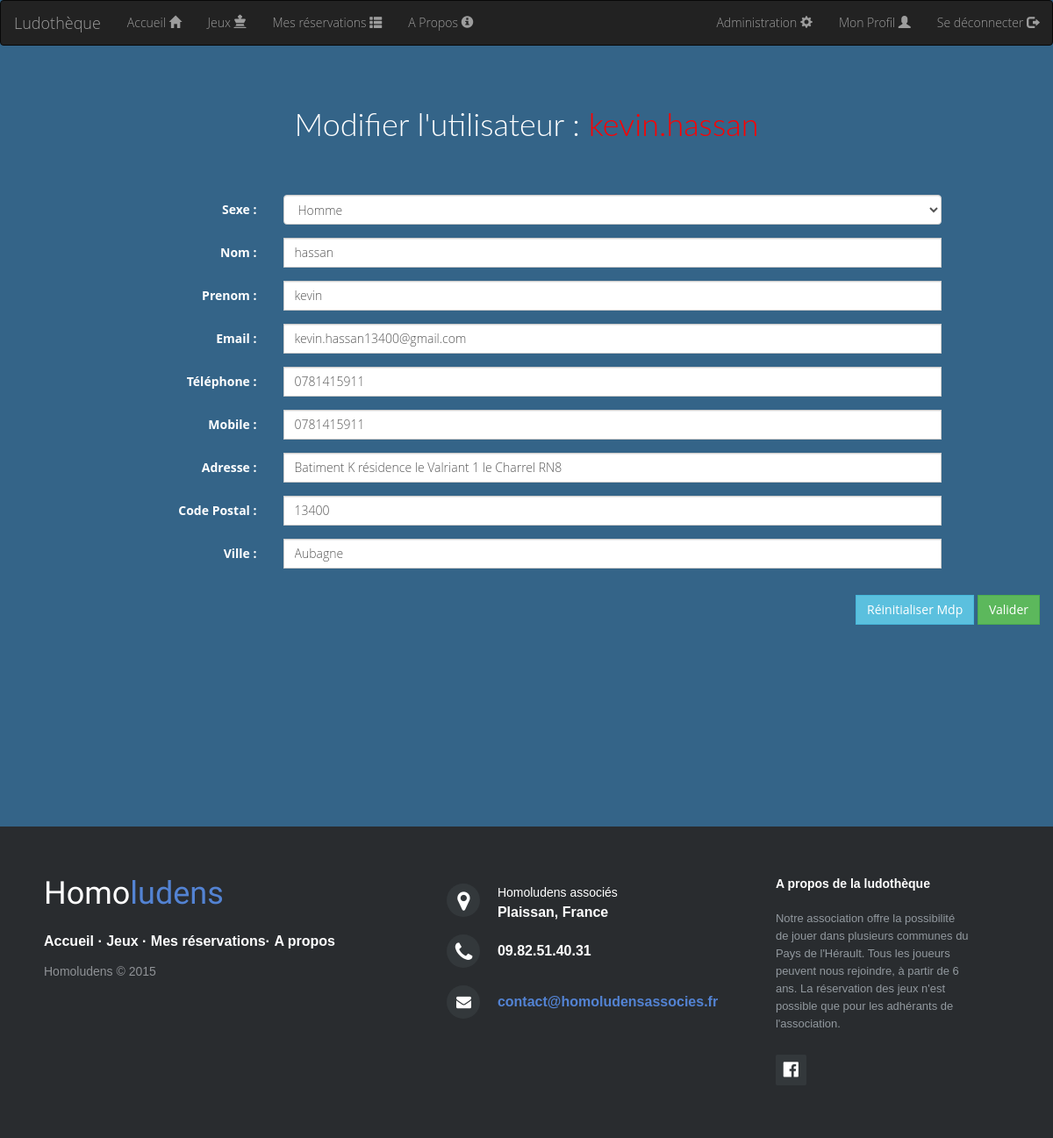
/?action=modifyUser&user=kevin.hassan&profile=1 (signed in), run on an earlier commit of the app's database.
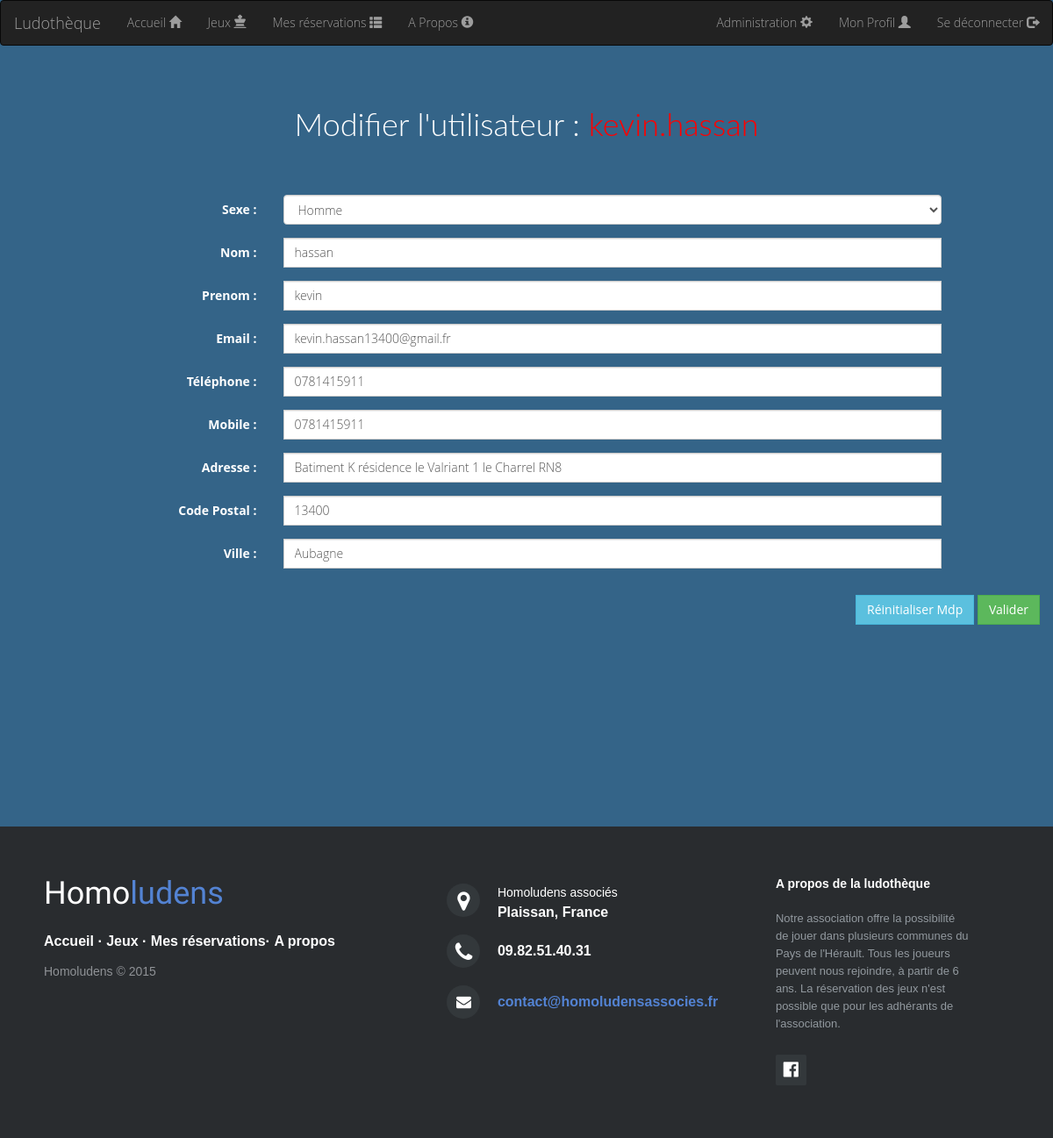
And on a later commit of the database.
### tables this page shows
CREATE TABLE IF NOT EXISTS `utilisateur` (
  `username` varchar(32) NOT NULL,
  `password` varchar(64) NOT NULL,
  `admin` tinyint(1) NOT NULL,
  `sexUser` varchar(8) NOT NULL,
  `nameUser` varchar(32) NOT NULL,
  `nicknameUser` varchar(32) NOT NULL,
  `emailUser` varchar(32) NOT NULL,
  `telUser` varchar(10) NOT NULL,
  `mobileUser` varchar(10) NOT NULL,
  `addressUser` varchar(50) NOT NULL,
  `cpUser` varchar(5) NOT NULL,
  `cityUser` varchar(32) NOT NULL,
  `banUser` tinyint(4) NOT NULL DEFAULT '0',
  PRIMARY KEY (`username`)
);

### view/view.php (called while the page is built)
<?php
    require "header.php";
    require VIEW_PATH  . DS . 'view' . ucfirst($view) . '.php';
    require "footer.php";
?>

### controller/ControllerUtilisateur.php (called while the page is built, shortened)
<?php
switch ($action) {
    case "modifyUser":
        $data=array(
            "username" => myGet('user'),
        );
        $tab_u= ModelUtilisateur::selectWhere($data);
        $view = "ModifyUser";
        break;
}
require VIEW_PATH . "view.php";

### index.php (called while the page is built, shortened)
<?php
include ROOT . DS . 'controller' . DS . 'dispatcher.php';
?>

### model/Model.php (called while the page is built, shortened)
<?php
class Model {
    public static $pdo;
    public static function set_static() {
        try
        {
            self::$pdo = new PDO('mysql:host=localhost;dbname=ludotheque;charset=utf8', 'root', '');
            self::$pdo->setAttribute(PDO::ATTR_ERRMODE, PDO::ERRMODE_EXCEPTION);
        }
        catch (PDOException $ex)
        {
            if (Conf::getDebug())
            {
                echo $ex->getMessage();
                die('Problème lors de la connexion à la base de donnée');
            }
            else
            {
                echo 'Une erreur est survenue. <a href=""> Retour a la page d\'accueil </a>';
                die();
            }
        }
    }
    public static function selectWhere($data) {
        try
        {
            $table = static::$table;
            $where = "";
            foreach ($data as $key => $value)
                $where .= " $table.$key=:$key AND";
            $where = rtrim($where, 'AND');
            $sql = "SELECT * FROM $table WHERE $where";
            $req = self::$pdo->prepare($sql);
            $req->execute($data);
            return $req->fetchAll(PDO::FETCH_OBJ);
        }
        catch (PDOException $e)
        {
            echo $e->getMessage();
            die("Erreur lors de la recherche dans la BDD " . static::$table);
        }
    }
}
?>

### view/viewModifyUser.php (the view, shortened to what the changed rows need)
<?php
$user=$tab_u[0];
echo<<<EOT
<div class="container">
    <div class="row">
        <div class="col-lg-12">
            <div class='row' style="text-align : center;">
                <h1>Modifier l'utilisateur : <span style='color:red'>$user->username</span></h1>
        </div>
            <form class="form-horizontal" role="form" method="post" action="." onsubmit="return checkForm();">
                <div class="row">
                    <div class="col-lg-12">
                        <div class="form-group">
                            <label for="sex" class="col-sm-3 control-label">Sexe :</label>
                            <div class="col-sm-8">
                                <select name="sex" class="form-control" id="id_sex" required="required">
EOT;
                                if($user->sexUser == "Homme"){
                                    echo '<option value="Homme"selected>Homme</option>';
                                }
                                else{
                                    echo '<option value="Homme">Homme</option>';
                                    echo '<option value="Femme"selected>Femme</option>';
                                }
echo<<<EOT
                                </select>
                            </div>
                        </div>
                        <div class="form-group">
                            <label for="nom" class="col-sm-3 control-label">Nom :</label>
                            <div class="col-sm-8">
                                <input type="text" class="form-control" name="name" id="id_name" value="$user->nameUser">
                            </div>
                        </div>
                        <div class="form-group">
                            <label for="prenom" class="col-sm-3 control-label">Prenom :</label>
                            <div class="col-sm-8">
                                <input type="text" class="form-control" name="nickname" id="id_nickname" value="$user->nicknameUser">
                                </div>
                        </div>
                        <div class="form-group">
                            <label for="mail" class="col-sm-3 control-label">Email :</label>
                            <div class="col-sm-8">
                                <input type="email" class="form-control" name="email" id="id_email" value="$user->emailUser">
                            </div>
                        </div>
                        <div class="form-group">
                            <label for="tel" class="col-sm-3 control-label">T&eacute;l&eacute;phone :</label>
                            <div class="col-sm-8">
                                <input type="tel" class="form-control" name="tel" id="id_numTel" pattern="^((\+\d{1,3}(-| )?\(?\d\)?(-| )?\d{1,5})|(\(?\d{2,6}\)?))(-| )?(\d{3,4})(-| )?(\d{4})(( x| ext)\d{1,5}){0,1}$" value="$user->telUser">
                            </div>
                        </div>
                        <div class="form-group">
                            <label for="mobile" class="col-sm-3 control-label">Mobile :</label>
                            <div class="col-sm-8">
                                <input type="tel" class="form-control" name="mobile" id="id_mobile" pattern="^((\+\d{1,3}(-| )?\(?\d\)?(-| )?\d{1,5})|(\(?\d{2,6}\)?))(-| )?(\d{3,4})(-| )?(\d{4})(( x| ext)\d{1,5}){0,1}$" value="$user->mobileUser">
                            </div>
                        </div>
                        <div class="form-group">
                            <label for="adresse" class="col-sm-3 control-label">Adresse :</label>
                            <div class="col-sm-8">
                                <input type="text" class="form-control" name="address" id="id_adress" value="$user->addressUser">
                            </div>
                        </div>
                        <div class="form-group">
                            <label for="cp" class="col-sm-3 control-label">Code Postal :</label>
                            <div class="col-sm-8">
                                <input type="text" class="form-control" name="cp" id="id_cp" value="$user->cpUser">
                            </div>
                        </div>
                        <div class="form-group">
                            <label for="ville" class="col-sm-3 control-label">Ville :</label>
                            <div class="col-sm-8">
                                <input type="text" name="city" class="form-control" id="id_city" value="$user->cityUser">
                            </div>
                        </div>
                        <div class="form-group">
EOT;
echo<<<EOT
                            </div>
                        </div>
                        <div class="pull-right">
                            <input type="hidden" name="action" value="updateUser" />
                            <input type="hidden" name="controller" value="utilisateur" />
                            <input type="hidden" name="user" value="$user->username" />
EOT;
                            echo'<a href="?action=resetPwd&user='.$user->username.'"class="btn btn-info">Réinitialiser Mdp</a>';
echo<<<EOT
                            <button class="btn btn-success btn btn-success" type="submit" value="Valider">Valider</button>                        </div>
            	    </div>
                </div>
            </form>
        </div>
    </div>
</div>
</div>
EOT;
?>

What changed in the data, as far as the page shows it:
changed utilisateur "Homme": email "kevin.hassan13400@gmail.com" → "kevin.hassan13400@gmail.fr"
